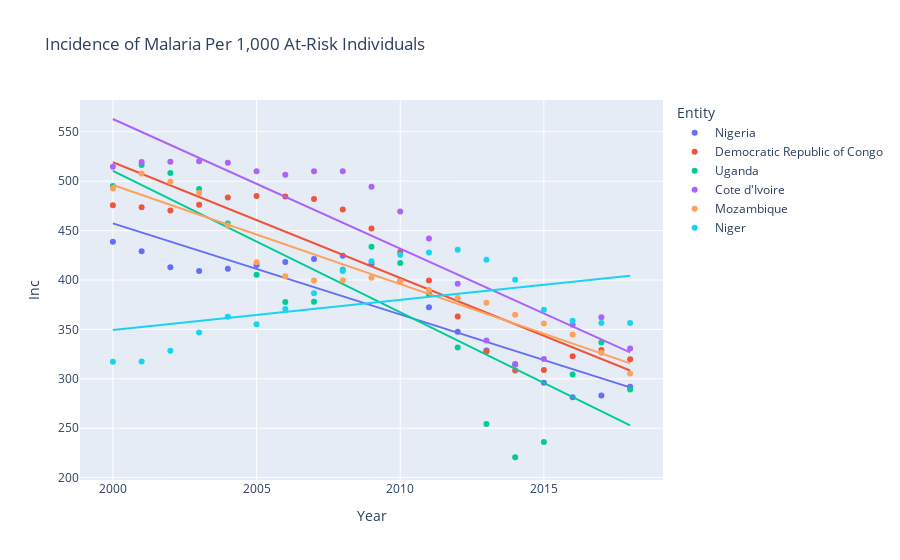

The notebook cell saved with this chart:
### Code cell
fig = px.scatter(
    top6,
    x="Year",
    y="Inc",
    color="Entity",
    trendline = "ols",
    title = "Incidence of Malaria Per 1,000 At-Risk Individuals",
)
fig.show()

### Figure 1 — Plotly figure (JSON) as saved in the notebook; plotly's stock layout.template omitted (floating-point values rounded to 4 significant figures)
{"data": [{"hovertemplate": "Entity=Nigeria<br>Year=%{x}<br>Inc=%{y}<extra></extra>", "legendgroup": "Nigeria", "marker": {"color": "#636efa", "symbol": "circle"}, "mode": "markers", "name": "Nigeria", "orientation": "v", "showlegend": true, "type": "scatter", "x": [2000, 2001, 2002, 2003, 2004, 2005, 2006, 2007, 2008, 2009, 2010, 2011, 2012, 2013, 2014, 2015, 2016, 2017, 2018], "xaxis": "x", "y": [438.8, 429.0, 413.0, 409.2, 411.4, 415.3, 418.2, 421.3, 424.7, 416.6, 398.9, 372.6, 347.7, 328.7, 314.4, 296.1, 281.4, 283.1, 291.9], "yaxis": "y"}, {"hovertemplate": "<b>OLS trendline</b><br>Inc = -9.21866 * Year + 18894.6<br>R<sup>2</sup>=0.832040<br><br>Entity=Nigeria<br>Year=%{x}<br>Inc=%{y} <b>(trend)</b><extra></extra>", "legendgroup": "Nigeria", "marker": {"color": "#636efa", "symbol": "circle"}, "mode": "lines", "name": "Nigeria", "showlegend": false, "type": "scatter", "x": [2000, 2001, 2002, 2003, 2004, 2005, 2006, 2007, 2008, 2009, 2010, 2011, 2012, 2013, 2014, 2015, 2016, 2017, 2018], "xaxis": "x", "y": [457.3, 448.1, 438.8, 429.6, 420.4, 411.2, 402.0, 392.8, 383.5, 374.3, 365.1, 355.9, 346.7, 337.4, 328.2, 319.0, 309.8, 300.6, 291.3], "yaxis": "y"}, {"hovertemplate": "Entity=Democratic Republic of Congo<br>Year=%{x}<br>Inc=%{y}<extra></extra>", "legendgroup": "Democratic Republic of Congo", "marker": {"color": "#EF553B", "symbol": "circle"}, "mode": "markers", "name": "Democratic Republic of Congo", "orientation": "v", "showlegend": true, "type": "scatter", "x": [2000, 2001, 2002, 2003, 2004, 2005, 2006, 2007, 2008, 2009, 2010, 2011, 2012, 2013, 2014, 2015, 2016, 2017, 2018], "xaxis": "x", "y": [475.7, 473.6, 470.4, 476.1, 483.4, 485.1, 484.5, 481.9, 471.4, 452.2, 428.3, 399.6, 363.0, 327.6, 308.4, 308.8, 322.8, 329.1, 319.8], "yaxis": "y"}, {"hovertemplate": "<b>OLS trendline</b><br>Inc = -11.7067 * Year + 23932.6<br>R<sup>2</sup>=0.816331<br><br>Entity=Democratic Republic of Congo<br>Year=%{x}<br>Inc=%{y} <b>(trend)</b><extra></extra>", "legendgroup": "Democratic Republic of Congo", "marker": {"color": "#EF553B", "symbol": "circle"}, "mode": "lines", "name": "Democratic Republic of Congo", "showlegend": false, "type": "scatter", "x": [2000, 2001, 2002, 2003, 2004, 2005, 2006, 2007, 2008, 2009, 2010, 2011, 2012, 2013, 2014, 2015, 2016, 2017, 2018], "xaxis": "x", "y": [519.1, 507.4, 495.7, 484.0, 472.3, 460.6, 448.9, 437.2, 425.5, 413.8, 402.1, 390.4, 378.7, 367.0, 355.2, 343.5, 331.8, 320.1, 308.4], "yaxis": "y"}, {"hovertemplate": "Entity=Uganda<br>Year=%{x}<br>Inc=%{y}<extra></extra>", "legendgroup": "Uganda", "marker": {"color": "#00cc96", "symbol": "circle"}, "mode": "markers", "name": "Uganda", "orientation": "v", "showlegend": true, "type": "scatter", "x": [2000, 2001, 2002, 2003, 2004, 2005, 2006, 2007, 2008, 2009, 2010, 2011, 2012, 2013, 2014, 2015, 2016, 2017, 2018], "xaxis": "x", "y": [495.3, 516.3, 508.4, 492.1, 457.2, 405.4, 377.7, 377.9, 410.5, 433.8, 417.3, 385.7, 331.8, 254.2, 220.6, 236.1, 304.4, 336.8, 289.2], "yaxis": "y"}, {"hovertemplate": "<b>OLS trendline</b><br>Inc = -14.3124 * Year + 29135.2<br>R<sup>2</sup>=0.764046<br><br>Entity=Uganda<br>Year=%{x}<br>Inc=%{y} <b>(trend)</b><extra></extra>", "legendgroup": "Uganda", "marker": {"color": "#00cc96", "symbol": "circle"}, "mode": "lines", "name": "Uganda", "showlegend": false, "type": "scatter", "x": [2000, 2001, 2002, 2003, 2004, 2005, 2006, 2007, 2008, 2009, 2010, 2011, 2012, 2013, 2014, 2015, 2016, 2017, 2018], "xaxis": "x", "y": [510.4, 496.1, 481.8, 467.5, 453.2, 438.9, 424.6, 410.2, 395.9, 381.6, 367.3, 353.0, 338.7, 324.4, 310.1, 295.7, 281.4, 267.1, 252.8], "yaxis": "y"}, {"hovertemplate": "Entity=Cote d'Ivoire<br>Year=%{x}<br>Inc=%{y}<extra></extra>", "legendgroup": "Cote d'Ivoire", "marker": {"color": "#ab63fa", "symbol": "circle"}, "mode": "markers", "name": "Cote d'Ivoire", "orientation": "v", "showlegend": true, "type": "scatter", "x": [2000, 2001, 2002, 2003, 2004, 2005, 2006, 2007, 2008, 2009, 2010, 2011, 2012, 2013, 2014, 2015, 2016, 2017, 2018], "xaxis": "x", "y": [514.6, 519.5, 519.6, 520.1, 518.7, 510.0, 506.6, 510.0, 510.1, 494.5, 469.3, 442.1, 396.3, 338.9, 315.1, 320.0, 354.7, 362.4, 330.6], "yaxis": "y"}, {"hovertemplate": "<b>OLS trendline</b><br>Inc = -13.1199 * Year + 26802.7<br>R<sup>2</sup>=0.812428<br><br>Entity=Cote d'Ivoire<br>Year=%{x}<br>Inc=%{y} <b>(trend)</b><extra></extra>", "legendgroup": "Cote d'Ivoire", "marker": {"color": "#ab63fa", "symbol": "circle"}, "mode": "lines", "name": "Cote d'Ivoire", "showlegend": false, "type": "scatter", "x": [2000, 2001, 2002, 2003, 2004, 2005, 2006, 2007, 2008, 2009, 2010, 2011, 2012, 2013, 2014, 2015, 2016, 2017, 2018], "xaxis": "x", "y": [563.0, 549.8, 536.7, 523.6, 510.5, 497.4, 484.2, 471.1, 458.0, 444.9, 431.8, 418.6, 405.5, 392.4, 379.3, 366.2, 353.0, 339.9, 326.8], "yaxis": "y"}, {"hovertemplate": "Entity=Mozambique<br>Year=%{x}<br>Inc=%{y}<extra></extra>", "legendgroup": "Mozambique", "marker": {"color": "#FFA15A", "symbol": "circle"}, "mode": "markers", "name": "Mozambique", "orientation": "v", "showlegend": true, "type": "scatter", "x": [2000, 2001, 2002, 2003, 2004, 2005, 2006, 2007, 2008, 2009, 2010, 2011, 2012, 2013, 2014, 2015, 2016, 2017, 2018], "xaxis": "x", "y": [492.6, 507.7, 499.5, 488.1, 455.5, 417.9, 403.9, 399.4, 399.8, 402.3, 398.4, 389.9, 381.8, 377.0, 364.8, 355.9, 344.8, 326.4, 305.4], "yaxis": "y"}, {"hovertemplate": "<b>OLS trendline</b><br>Inc = -10.027 * Year + 20550.1<br>R<sup>2</sup>=0.921740<br><br>Entity=Mozambique<br>Year=%{x}<br>Inc=%{y} <b>(trend)</b><extra></extra>", "legendgroup": "Mozambique", "marker": {"color": "#FFA15A", "symbol": "circle"}, "mode": "lines", "name": "Mozambique", "showlegend": false, "type": "scatter", "x": [2000, 2001, 2002, 2003, 2004, 2005, 2006, 2007, 2008, 2009, 2010, 2011, 2012, 2013, 2014, 2015, 2016, 2017, 2018], "xaxis": "x", "y": [496.1, 486.1, 476.0, 466.0, 456.0, 446.0, 435.9, 425.9, 415.9, 405.8, 395.8, 385.8, 375.8, 365.7, 355.7, 345.7, 335.7, 325.6, 315.6], "yaxis": "y"}, {"hovertemplate": "Entity=Niger<br>Year=%{x}<br>Inc=%{y}<extra></extra>", "legendgroup": "Niger", "marker": {"color": "#19d3f3", "symbol": "circle"}, "mode": "markers", "name": "Niger", "orientation": "v", "showlegend": true, "type": "scatter", "x": [2000, 2001, 2002, 2003, 2004, 2005, 2006, 2007, 2008, 2009, 2010, 2011, 2012, 2013, 2014, 2015, 2016, 2017, 2018], "xaxis": "x", "y": [317.3, 317.5, 328.3, 346.8, 362.8, 355.2, 370.7, 386.7, 409.1, 419.1, 425.6, 427.9, 430.5, 420.5, 400.3, 369.8, 358.7, 356.6, 356.6], "yaxis": "y"}, {"hovertemplate": "<b>OLS trendline</b><br>Inc = 3.05922 * Year + -5769.13<br>R<sup>2</sup>=0.209458<br><br>Entity=Niger<br>Year=%{x}<br>Inc=%{y} <b>(trend)</b><extra></extra>", "legendgroup": "Niger", "marker": {"color": "#19d3f3", "symbol": "circle"}, "mode": "lines", "name": "Niger", "showlegend": false, "type": "scatter", "x": [2000, 2001, 2002, 2003, 2004, 2005, 2006, 2007, 2008, 2009, 2010, 2011, 2012, 2013, 2014, 2015, 2016, 2017, 2018], "xaxis": "x", "y": [349.3, 352.4, 355.4, 358.5, 361.5, 364.6, 367.7, 370.7, 373.8, 376.8, 379.9, 383.0, 386.0, 389.1, 392.1, 395.2, 398.3, 401.3, 404.4], "yaxis": "y"}], "layout": {"legend": {"title": {"text": "Entity"}, "tracegroupgap": 0}, "title": {"text": "Incidence of Malaria Per 1,000 At-Risk Individuals"}, "xaxis": {"anchor": "y", "domain": [0, 1], "title": {"text": "Year"}}, "yaxis": {"anchor": "x", "domain": [0, 1], "title": {"text": "Inc"}}}}
